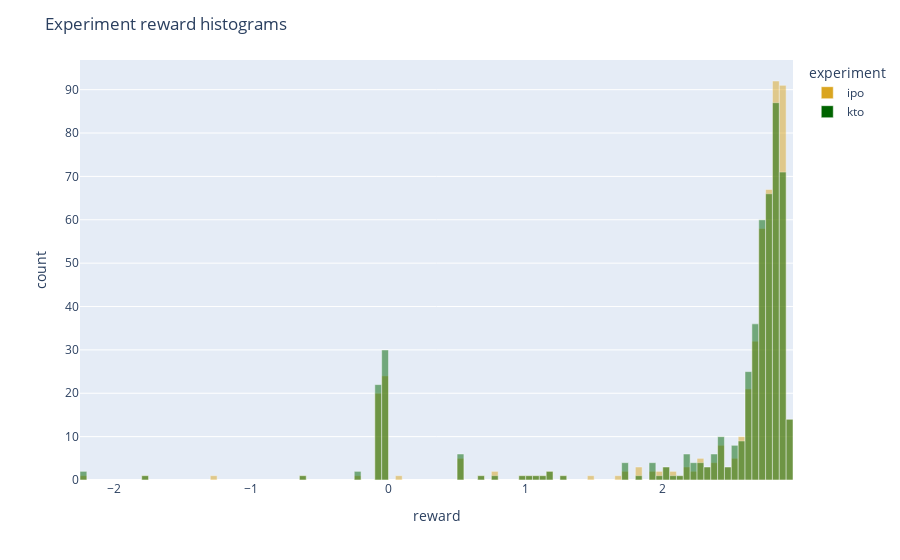

Here is the notebook cell this chart was saved with:
### Markdown cell above
К сожалению или к счастью, альтернативные лоссы ничего особенного не дают с точки зреняи качество. Всё равно всё в целом на одном уровне

### Code cell
import plotly.express as px

sub_df = summary[summary.experiment.isin(["ipo", "kto"])]
fig = px.histogram(
    sub_df, x="reward", color="experiment",
    nbins=150, opacity=0.5, barmode="overlay",
    color_discrete_sequence=["goldenrod", "darkgreen"]
)
fig.update_layout(title="Experiment reward histograms")
fig.update_traces(marker_line_width=0.5 ,marker_line_color="white")
fig.show()

### Figure 1 — Plotly figure (JSON) as saved in the notebook; plotly's stock layout.template omitted (floating-point values rounded to 4 significant figures; data arrays with more than 128 entries replaced by an {"elided": "..."} marker saying what was removed)
{"data": [{"alignmentgroup": "True", "bingroup": "x", "hovertemplate": "experiment=ipo<br>reward=%{x}<br>count=%{y}<extra></extra>", "legendgroup": "ipo", "marker": {"color": "goldenrod", "line": {"color": "white", "width": 0.5}, "opacity": 0.5, "pattern": {"shape": ""}}, "name": "ipo", "nbinsx": 150, "offsetgroup": "ipo", "orientation": "v", "showlegend": true, "type": "histogram", "x": {"elided": "500 float values"}, "xaxis": "x", "yaxis": "y"}, {"alignmentgroup": "True", "bingroup": "x", "hovertemplate": "experiment=kto<br>reward=%{x}<br>count=%{y}<extra></extra>", "legendgroup": "kto", "marker": {"color": "darkgreen", "line": {"color": "white", "width": 0.5}, "opacity": 0.5, "pattern": {"shape": ""}}, "name": "kto", "nbinsx": 150, "offsetgroup": "kto", "orientation": "v", "showlegend": true, "type": "histogram", "x": {"elided": "500 float values"}, "xaxis": "x", "yaxis": "y"}], "layout": {"autosize": true, "barmode": "overlay", "legend": {"title": {"text": "experiment"}, "tracegroupgap": 0}, "margin": {"t": 60}, "title": {"text": "Experiment reward histograms"}, "xaxis": {"anchor": "y", "autorange": true, "domain": [0, 1], "range": [-2.25, 2.95], "title": {"text": "reward"}, "type": "linear"}, "yaxis": {"anchor": "x", "autorange": true, "domain": [0, 1], "range": [0, 96.84], "title": {"text": "count"}}}}
